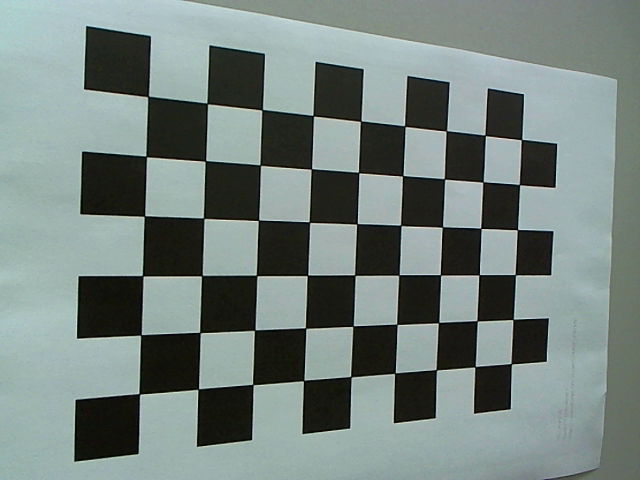
#> input picture 04.07.2022 - Epipolargeometrie/img0.png, 640 x 480 px
$ jupyter execute --allow-errors 'FundamentalMatrix Bearbeitet.ipynb'
#> lines starting #> are read from the running program, lines starting #| are printed output that depends on the picture
# Epipolar Geometry and Fundamental matrix

[cell 1]
import cv2
import matplotlib.pyplot as plt
import numpy as np

## Chessboard points as corresponding points

[cell 2]
# Look at img0.png and img1.png and insert appropriate CHESSBOARD_SIZE
CHESSBOARD_SIZE=(9,6)

[cell 3]
# Load images
img0=cv2.imread("img0.png")
#> img0 is the input picture: shape (480, 640, 3); mean B, G, R 125.9, 130.1, 117
img1=cv2.imread("img1.png")
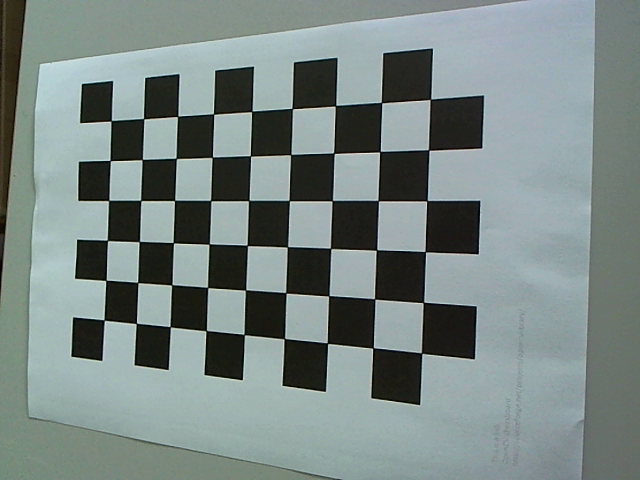
#> input picture 04.07.2022 - Epipolargeometrie/img1.png, 640 x 480 px
#> img1 is the input picture: shape (480, 640, 3); mean B, G, R 132.1, 134.8, 121.9
img0Gray=cv2.cvtColor(img0,cv2.COLOR_BGR2GRAY)
img1Gray=cv2.cvtColor(img1,cv2.COLOR_BGR2GRAY)
img0GrayEQ= cv2.equalizeHist(img0Gray)
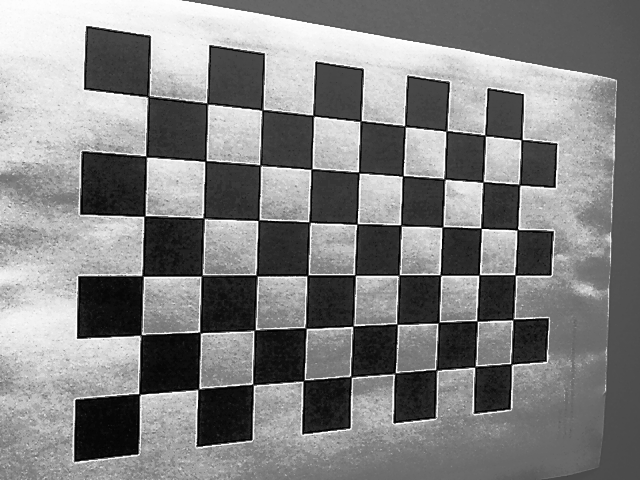
#> img0GrayEQ: shape (480, 640); min 0, max 255, mean 129.7
img1GrayEQ= cv2.equalizeHist(img1Gray)
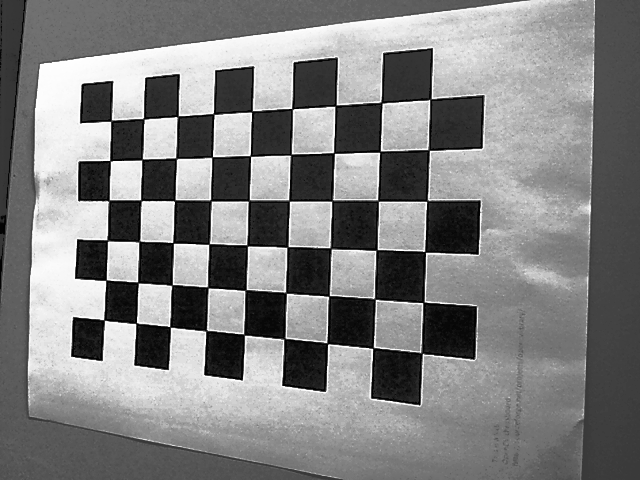
#> img1GrayEQ: shape (480, 640); min 0, max 255, mean 129.4
#Detecting chessboard corner points points0, points1 with cv2.findChessboardCorners(...) from img0 and img1.
(ret0,points0) = cv2.findChessboardCorners(img0GrayEQ,CHESSBOARD_SIZE,cv2.CALIB_CB_ADAPTIVE_THRESH)
#> ret0 = True; points0 = 54 rows, first 8: [147.9, 96.85], [207.4, 103.7], [262.3, 110], [313.7, 115.9], [360.6, 121], [404.8, 126.2], [446.3, 131], [485, 135.3]
(ret1,points1) = cv2.findChessboardCorners(img1GrayEQ,CHESSBOARD_SIZE,cv2.CALIB_CB_ADAPTIVE_THRESH)
#> ret1 = True; points1 = 54 rows, first 8: [111, 120.8], [143.4, 118.6], [177.7, 116.3], [213.5, 113.7], [251.8, 111.5], [292.2, 108.9], [335.5, 105.6], [381.2, 102.3]

## Estimating fundamental matrix using direct linear transformation.

#> (a cell that did not finish here is left out)

## Epipoles and epipolar lines

#> (a cell that did not finish here is left out)

## Displaying

[cell 6]
imgWidth=img0.shape[1]
#> imgWidth = 640
imgHConcat=cv2.hconcat([img0,img1])
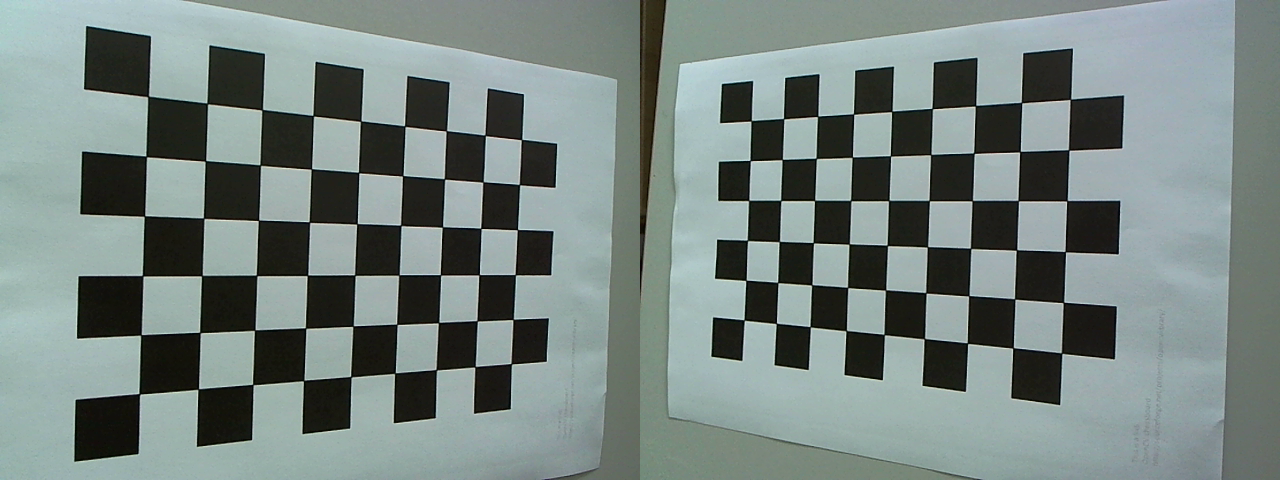
#> imgHConcat: shape (480, 1280, 3); mean B, G, R 129, 132.4, 119.5
t=imgRBG=cv2.cvtColor(imgHConcat,cv2.COLOR_BGR2RGB)
#> (the rest of this cell did not finish here and is left out)
